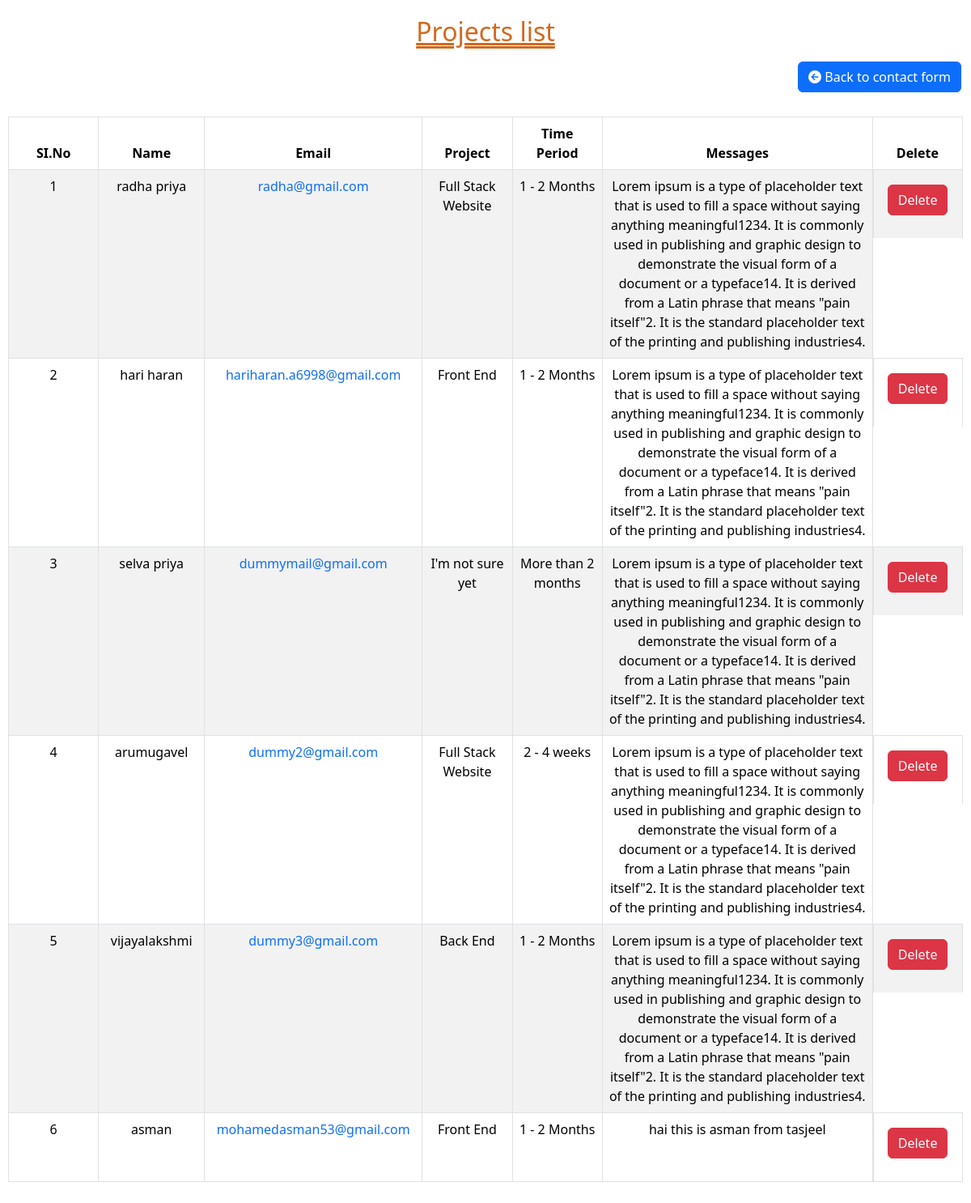
/view_contact, run on the app's committed database.
### portfolio_app/models.py (models this page shows, shortened)
class Contact(models.Model):
    web_choice = [
        ('Front End', 'Front End'),
        ('Back End', 'Back End'),
        ('Full Stack Website', 'Full Stack Website'),
        ("I'm not sure yet", "I'm not sure yet"),
    ]
    days_choice = [
        ('2 - 4 weeks', '2 - 4 weeks'),
        ('1 - 2 Months', '1 - 2 Months'),
        ('More than 2 months', 'More than 2 months'),
    ]
    name = models.CharField(max_length = 50)
    email = models.EmailField(max_length = 50)
    web = models.CharField(choices=web_choice, max_length = 50, null = True, blank = True)
    days = models.CharField(choices=days_choice,max_length = 50, null = True, blank = True)
    text = models.TextField(max_length = 500)

### portfolio_app/views.py (the view)
# urls.py: path('view_contact', views.view_contact, name = 'view_contact'),
def view_contact(request):
    contact = Contact.objects.all()
    return render(request, 'admincontact.html',{'contact':contact})

### portfolio_app/custom_context.py (called while the page is built)
def custom_context(request):
    user = get_user(request)
    if user.is_authenticated:
        try:
            profile = UserProfile.objects.get(pro=user)
            image_url = profile.profile.url
        except UserProfile.DoesNotExist:
            image_url = None
    else:
        image_url = None
    return {'image_url': image_url}

### template/admincontact.html (shortened to what this page needs)
<!DOCTYPE html>
<html lang="en">
<head>
    <link rel="stylesheet" href="https://cdn.jsdelivr.net/npm/bootstrap@5.3.2/dist/css/bootstrap.min.css">
    <link rel="stylesheet" href="https://cdnjs.cloudflare.com/ajax/libs/font-awesome/6.5.2/css/all.min.css" />
</head>
<body>
    <div class="mainContainer table-responsive-sm">
        <h2 class="h2">Projects list</h2>
        <div class="container-fluid">
            <a href="contact" class="btn float-right btn-primary"><i class="fa-solid fa-circle-arrow-left"></i> Back to contact form</a>
        </div>
        <div class="sub_container table-responsive">
            <table class="table text-center table-bordered table-striped table-hover">
                <thead>
                    <tr>
                        <th class="col-1">SI.No</th>
                        <th class="col-1">Name</th>
                        <th class="col-1">Email</th>
                        <th class="col-1">Project</th>
                        <th class="col-1">Time Period</th>
                        <th class="col-3" colspan="2">Messages</th>
                        <th class="col-1">Delete</th>
                    </tr>
                </thead>
                <tbody>
                    {% for x in contact %}
                    <tr>
                        <td>{{forloop.counter}}</td>
                        <td>{{x.name}}</td>
                        <td><a href="mailto:{{x.email}}">{{x.email}}</a></td>
                        <td>{{x.web}}</td>
                        <td>{{x.days}}</td>
                        <td colspan="2" colspan="2">{{x.text}}</td>
                        <td class=" center-cell "><a href="delete_contact/{{x.id}}" class="btn btn-danger">Delete</a></td>
                    </tr>
                    {% endfor %}
                </tbody>
            </table>
        </div>
    </div>
</body>
</html>

### template/admincontact.html (style rules this page uses)
* { margin: 0; padding: 0; box-sizing: border-box; }
.mainContainer { height: fit-content; width: 100%; display: grid; place-items: center; }
.sub_container { height: fit-content; padding: 10px; }
.h2 { margin-top: 20px; text-decoration: double underline; color: chocolate; }
a { text-decoration: none; }
.btn { margin-top: 10px; margin-bottom: 20px; float: right; }
.center-cell { display: flex; justify-content: center; align-items: center; }

### data on the page
Contact: name "radha priya", email "radha@gmail.com", web "Full Stack Website", days "1 - 2 Months", text "Lorem ipsum is a type of placeholder text that is used to fill a space without saying anything meaningful1234. It is commonly used in publishing and graphic design to demonstrate the visual form of a document or a typeface14. It is derived from a Latin phrase that means \"pain itself\"2. It is the standard placeholder text of the printing and publishing industries4."
Contact: name "hari haran", email "hariharan.a6998@gmail.com", web "Front End", days "1 - 2 Months", text "Lorem ipsum is a type of placeholder text that is used to fill a space without saying anything meaningful1234. It is commonly used in publishing and graphic design to demonstrate the visual form of a document or a typeface14. It is derived from a Latin phrase that means \"pain itself\"2. It is the standard placeholder text of the printing and publishing industries4."
Contact: name "selva priya", email "dummymail@gmail.com", web "I'm not sure yet", days "More than 2 months", text "Lorem ipsum is a type of placeholder text that is used to fill a space without saying anything meaningful1234. It is commonly used in publishing and graphic design to demonstrate the visual form of a document or a typeface14. It is derived from a Latin phrase that means \"pain itself\"2. It is the standard placeholder text of the printing and publishing industries4."
Contact: name "arumugavel", email "dummy2@gmail.com", web "Full Stack Website", days "2 - 4 weeks", text "Lorem ipsum is a type of placeholder text that is used to fill a space without saying anything meaningful1234. It is commonly used in publishing and graphic design to demonstrate the visual form of a document or a typeface14. It is derived from a Latin phrase that means \"pain itself\"2. It is the standard placeholder text of the printing and publishing industries4."
Contact: name "vijayalakshmi", email "dummy3@gmail.com", web "Back End", days "1 - 2 Months", text "Lorem ipsum is a type of placeholder text that is used to fill a space without saying anything meaningful1234. It is commonly used in publishing and graphic design to demonstrate the visual form of a document or a typeface14. It is derived from a Latin phrase that means \"pain itself\"2. It is the standard placeholder text of the printing and publishing industries4."
Contact: name "asman", email "mohamedasman53@gmail.com", web "Front End", days "1 - 2 Months", text "hai this is asman from tasjeel"
